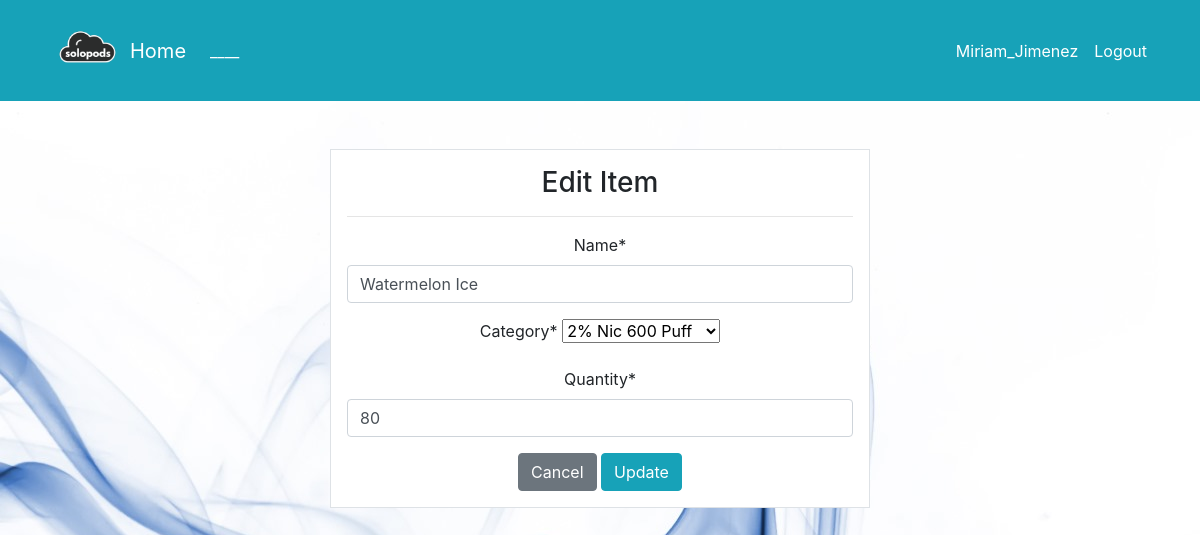
Page /product/update/8/ (signed in) on the earlier database version.
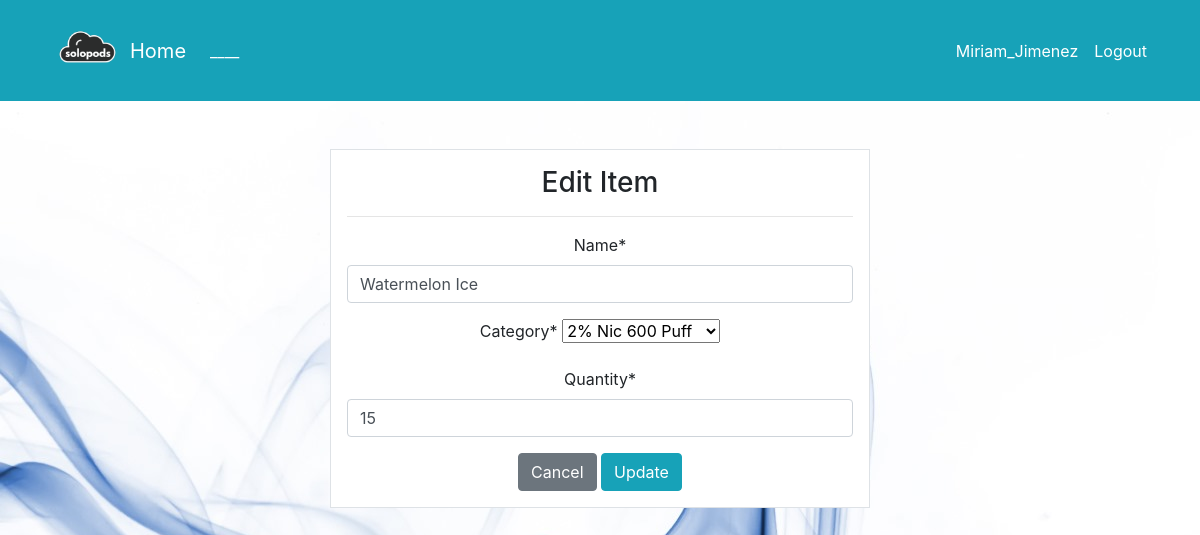
Same page on the later database version.
### dashboard/models.py (models this page shows, shortened)
class Product(models.Model):
    name = models.CharField(max_length=100, null=True)
    category = models.CharField(max_length=20, choices=CATEGORY, null=True)
    quantity = models.PositiveIntegerField(null=True)
    iva_rate = models.DecimalField(max_digits=5, decimal_places=2, null=True)
    class Meta:
        verbose_name_plural = 'Product'

### dashboard/views.py (the view)
# urls.py: path('product/update/<int:pk>/', views.product_update, name='dashboard-product-update'),
@login_required
def product_update(request, pk):
    item = Product.objects.get(id=pk)
    if request.method=='POST':
        form = ProductForm(request.POST, instance=item)
        if form.is_valid():
            form.save()
            return redirect('dashboard-product')
    else:
        form = ProductForm(instance=item)
    context = {
        'form': form,
    }
    return render(request, 'dashboard/product_update.html', context)

### dashboard/forms.py
class ProductForm(forms.ModelForm):
    class Meta:
        model = Product
        fields = ['name', 'category', 'quantity']

### templates/dashboard/product_update.html (shortened to what this page needs)
{% extends 'partials/base.html' %}
{% load crispy_forms_tags %}
{% block content %}
<div class="container">
    <div class="row mt-5">
        <div class="col-md-6 offset-md-3">
            <div class="border bg-white p-3">
                <h3>Edit Item</h3>
                <hr>
                <form method="POST">
                    {{ form|crispy }}
                    <a class="btn btn-secondary" href="{% url 'dashboard-product' %}">Cancel</a>
                    <input class="btn btn-info" type="submit" value="Update">
                </form>
            </div>
        </div>
    </div>
</div>
{% endblock %}

Differences in the rows shown:
changed Product "Watermelon Ice": quantity "80" → "15"
